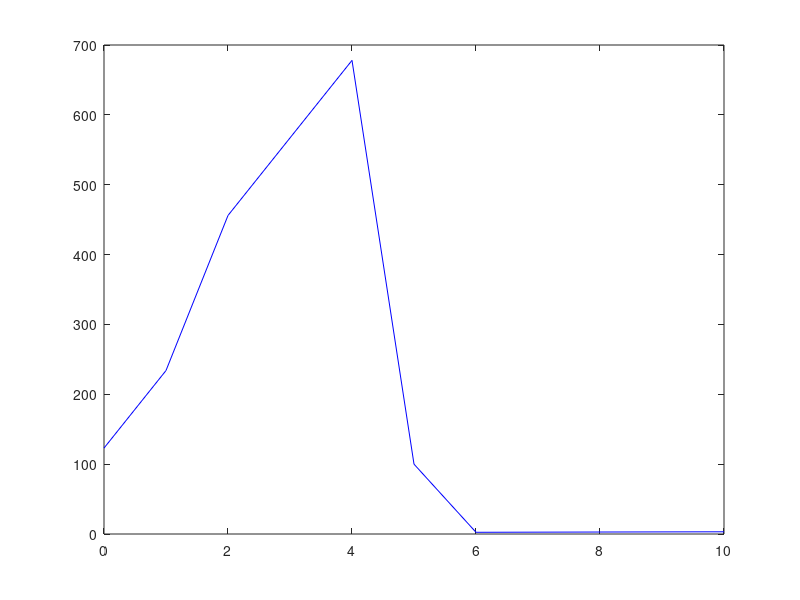

The MATLAB source for this figure:
y=[1 2]
#disp (y)

x = 1:10
#disp(x)

z= 1:2:10
#disp(z)

p = 10:-2: 1
#disp(p)

% q= 1:10
% plot(x)
% #disp(q)

% r= 1:10
% s=r
% plot (r,s)
% #disp(r)

% a = 1: 10
% b = [1 1 1 1 1 1 1 1 1 1]
% plot(a,b)
% #disp(x)

c = 0 : 10
d = sqrt(c)
plot(c,d,'r')
#disp(y(5))
d(6) =100
plot(c,d,'b')
d(1:5)=[123 234 456 567 678]
plot(c,d,'b')